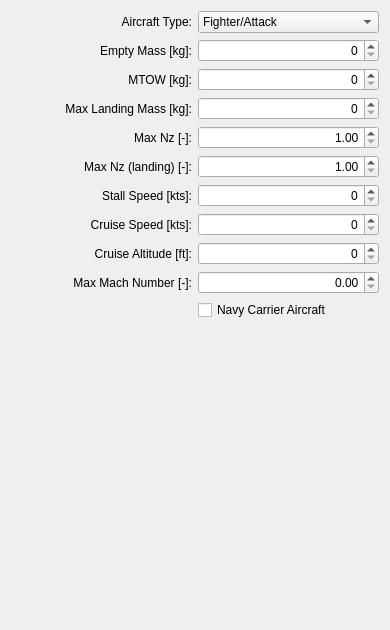
          <widget class="QWidget" name="scrollAreaWidgetContents">
           <property name="geometry">
            <rect>
             <x>0</x>
             <y>0</y>
             <width>390</width>
             <height>630</height>
            </rect>
           </property>
           <layout class="QGridLayout" name="gridLayout_3">
            <item row="5" column="1">
             <widget class="QDoubleSpinBox" name="spinBoxMaxNzLand">
              <property name="toolTip">
               <string>maximum allowed Nz (landing)</string>
              </property>
              <property name="alignment">
               <set>Qt::AlignRight|Qt::AlignTrailing|Qt::AlignVCenter</set>
              </property>
              <property name="minimum">
               <double>1.000000000000000</double>
              </property>
             </widget>
            </item>
            <item row="10" column="1">
             <widget class="QCheckBox" name="checkBoxNavyAircraft">
              <property name="toolTip">
               <string>Navy Carrier Aircraft</string>
              </property>
              <property name="text">
               <string>Navy Carrier Aircraft</string>
              </property>
             </widget>
            </item>
            <item row="7" column="1">
             <widget class="QDoubleSpinBox" name="spinBoxCruiseV">
              <property name="toolTip">
               <string>Cruise speed</string>
              </property>
              <property name="alignment">
               <set>Qt::AlignRight|Qt::AlignTrailing|Qt::AlignVCenter</set>
              </property>
              <property name="decimals">
               <number>0</number>
              </property>
              <property name="maximum">
               <double>999.000000000000000</double>
              </property>
             </widget>
            </item>
            <item row="3" column="1">
             <widget class="QDoubleSpinBox" name="spinBoxMassMaxLand">
              <property name="toolTip">
               <string>maximum landing mass</string>
              </property>
              <property name="alignment">
               <set>Qt::AlignRight|Qt::AlignTrailing|Qt::AlignVCenter</set>
              </property>
              <property name="decimals">
               <number>0</number>
              </property>
              <property name="maximum">
               <double>1000000.000000000000000</double>
              </property>
             </widget>
            </item>
            <item row="8" column="0">
             <widget class="QLabel" name="labelCruiseH">
              <property name="toolTip">
               <string>Cruise altitude</string>
              </property>
              <property name="text">
               <string>Cruise Altitude [ft]:</string>
              </property>
              <property name="alignment">
               <set>Qt::AlignRight|Qt::AlignTrailing|Qt::AlignVCenter</set>
              </property>
              <property name="buddy">
               <cstring>spinBoxCruiseH</cstring>
              </property>
             </widget>
            </item>
            <item row="11" column="1">
             <spacer name="verticalSpacerGeneral">
              <property name="orientation">
               <enum>Qt::Vertical</enum>
              </property>
              <property name="sizeHint" stdset="0">
               <size>
                <width>20</width>
                <height>405</height>
               </size>
              </property>
             </spacer>
            </item>
            <item row="7" column="0">
             <widget class="QLabel" name="labelCruiseV">
              <property name="toolTip">
               <string>Cruise speed</string>
              </property>
              <property name="text">
               <string>Cruise Speed [kts]:</string>
              </property>
              <property name="alignment">
               <set>Qt::AlignRight|Qt::AlignTrailing|Qt::AlignVCenter</set>
              </property>
              <property name="buddy">
               <cstring>spinBoxCruiseV</cstring>
              </property>
             </widget>
            </item>
            <item row="1" column="0">
             <widget class="QLabel" name="labelMassEmpty">
              <property name="toolTip">
               <string>aircraft empty mass</string>
              </property>
              <property name="text">
               <string>Empty Mass [kg]:</string>
              </property>
              <property name="alignment">
               <set>Qt::AlignRight|Qt::AlignTrailing|Qt::AlignVCenter</set>
              </property>
              <property name="buddy">
               <cstring>spinBoxMassEmpty</cstring>
              </property>
             </widget>
            </item>
            <item row="9" column="1">
             <widget class="QDoubleSpinBox" name="spinBoxMachMax">
              <property name="toolTip">
               <string>maximum Mach number</string>
              </property>
              <property name="alignment">
               <set>Qt::AlignRight|Qt::AlignTrailing|Qt::AlignVCenter</set>
              </property>
              <property name="maximum">
               <double>9.990000000000000</double>
              </property>
             </widget>
            </item>
            <item row="4" column="1">
             <widget class="QDoubleSpinBox" name="spinBoxMaxNz">
              <property name="toolTip">
               <string>maximum allowed Nz</string>
              </property>
              <property name="alignment">
               <set>Qt::AlignRight|Qt::AlignTrailing|Qt::AlignVCenter</set>
              </property>
              <property name="decimals">
               <number>2</number>
              </property>
              <property name="minimum">
               <double>1.000000000000000</double>
              </property>
              <property name="maximum">
               <double>10.000000000000000</double>
              </property>
             </widget>
            </item>
            <item row="8" column="1">
             <widget class="QDoubleSpinBox" name="spinBoxCruiseH">
              <property name="toolTip">
               <string>Cruise altitude</string>
              </property>
              <property name="alignment">
               <set>Qt::AlignRight|Qt::AlignTrailing|Qt::AlignVCenter</set>
              </property>
              <property name="decimals">
               <number>0</number>
              </property>
              <property name="maximum">
               <double>99999.000000000000000</double>
              </property>
             </widget>
            </item>
            <item row="0" column="0">
             <widget class="QLabel" name="labelAircraftType">
              <property name="toolTip">
               <string>aircraft type</string>
              </property>
              <property name="text">
               <string>Aircraft Type:</string>
              </property>
              <property name="alignment">
               <set>Qt::AlignRight|Qt::AlignTrailing|Qt::AlignVCenter</set>
              </property>
              <property name="buddy">
               <cstring>comboBoxAircraftType</cstring>
              </property>
             </widget>
            </item>
            <item row="5" column="0">
             <widget class="QLabel" name="labelMaxNzLand">
              <property name="toolTip">
               <string>maximum allowed Nz (landing)</string>
              </property>
              <property name="text">
               <string>Max Nz (landing) [-]:</string>
              </property>
              <property name="alignment">
               <set>Qt::AlignRight|Qt::AlignTrailing|Qt::AlignVCenter</set>
              </property>
              <property name="buddy">
               <cstring>spinBoxMaxNzLand</cstring>
              </property>
             </widget>
            </item>
            <item row="4" column="0">
             <widget class="QLabel" name="labelMaxNz">
              <property name="toolTip">
               <string>maximum allowed Nz</string>
              </property>
              <property name="text">
               <string>Max Nz [-]:</string>
              </property>
              <property name="alignment">
               <set>Qt::AlignRight|Qt::AlignTrailing|Qt::AlignVCenter</set>
              </property>
              <property name="buddy">
               <cstring>spinBoxMaxNz</cstring>
              </property>
             </widget>
            </item>
            <item row="2" column="1">
             <widget class="QDoubleSpinBox" name="spinBoxMTOW">
              <property name="toolTip">
               <string>maximum take-off mass</string>
              </property>
              <property name="alignment">
               <set>Qt::AlignRight|Qt::AlignTrailing|Qt::AlignVCenter</set>
              </property>
              <property name="decimals">
               <number>0</number>
              </property>
              <property name="maximum">
               <double>1000000.000000000000000</double>
              </property>
             </widget>
            </item>
            <item row="1" column="1">
             <widget class="QDoubleSpinBox" name="spinBoxMassEmpty">
              <property name="toolTip">
               <string>aircraft empty mass</string>
              </property>
              <property name="alignment">
               <set>Qt::AlignRight|Qt::AlignTrailing|Qt::AlignVCenter</set>
              </property>
              <property name="decimals">
               <number>0</number>
              </property>
              <property name="maximum">
               <double>1000000.000000000000000</double>
              </property>
             </widget>
            </item>
            <item row="2" column="0">
             <widget class="QLabel" name="labelMTOW">
              <property name="toolTip">
               <string>maximum take-off mass</string>
              </property>
              <property name="text">
               <string>MTOW [kg]:</string>
              </property>
              <property name="alignment">
               <set>Qt::AlignRight|Qt::AlignTrailing|Qt::AlignVCenter</set>
              </property>
              <property name="buddy">
               <cstring>spinBoxMTOW</cstring>
              </property>
             </widget>
            </item>
            <item row="0" column="1">
             <widget class="QComboBox" name="comboBoxAircraftType">
              <property name="toolTip">
               <string>aircraft type</string>
              </property>
              <item>
               <property name="text">
                <string>Fighter/Attack</string>
               </property>
              </item>
              <item>
               <property name="text">
                <string>Cargo/Transport</string>
               </property>
              </item>
              <item>
               <property name="text">
                <string>General Aviation</string>
               </property>
              </item>
              <item>
               <property name="text">
                <string>Helicopter</string>
               </property>
              </item>
             </widget>
            </item>
            <item row="9" column="0">
             <widget class="QLabel" name="labelMachMax">
              <property name="toolTip">
               <string>maximum Mach number</string>
              </property>
              <property name="text">
               <string>Max Mach Number [-]:</string>
              </property>
              <property name="alignment">
               <set>Qt::AlignRight|Qt::AlignTrailing|Qt::AlignVCenter</set>
              </property>
              <property name="buddy">
               <cstring>spinBoxMachMax</cstring>
              </property>
             </widget>
            </item>
            <item row="3" column="0">
             <widget class="QLabel" name="labelMassMaxLand">
              <property name="toolTip">
               <string>maximum landing mass</string>
              </property>
              <property name="text">
               <string>Max Landing Mass [kg]:</string>
              </property>
              <property name="alignment">
               <set>Qt::AlignRight|Qt::AlignTrailing|Qt::AlignVCenter</set>
              </property>
              <property name="buddy">
               <cstring>spinBoxMassMaxLand</cstring>
              </property>
             </widget>
            </item>
            <item row="6" column="0">
             <widget class="QLabel" name="labelStallV">
              <property name="toolTip">
               <string>stall speed</string>
              </property>
              <property name="text">
               <string>Stall Speed [kts]:</string>
              </property>
              <property name="alignment">
               <set>Qt::AlignRight|Qt::AlignTrailing|Qt::AlignVCenter</set>
              </property>
              <property name="buddy">
               <cstring>spinBoxStallV</cstring>
              </property>
             </widget>
            </item>
            <item row="6" column="1">
             <widget class="QDoubleSpinBox" name="spinBoxStallV">
              <property name="toolTip">
               <string>stall speed</string>
              </property>
              <property name="alignment">
               <set>Qt::AlignRight|Qt::AlignTrailing|Qt::AlignVCenter</set>
              </property>
              <property name="decimals">
               <number>0</number>
              </property>
              <property name="maximum">
               <double>999.000000000000000</double>
              </property>
             </widget>
            </item>
           </layout>
          </widget>
